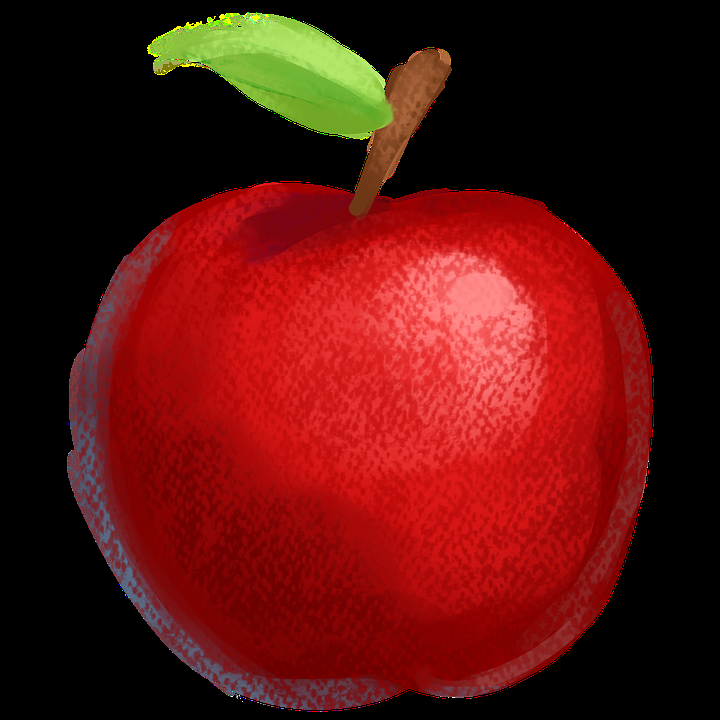
#> input picture Task_1_ML/cases/test/apple_79.jpg, 720 x 720 px; its folder holds only this picture in this run
$ jupyter execute Task_1.ipynb
#> lines starting #> are read from the running program, lines starting #| are printed output that depends on the picture; after the words box and inside, x2 and y2 are one past the last pixel; in counts of white or black regions, pixels touching at a corner belong together
#> in image_saver, image is the input picture: shape (720, 720, 3); mean B, G, R 14.7, 19, 89.7
## IMPORTING LIBRARIES

[cell 1]
import cv2
import os

## CREATED A FUNCTION FOR CHANGING BACKGROUND TO WHITE

[cell 2]
def wbg(image):
    white_bg=image.copy()
    white_bg[:,:]=255
#> white_bg: shape (720, 720, 3); every value is 255
    bw_img=cv2.cvtColor(image,cv2.COLOR_BGR2GRAY)
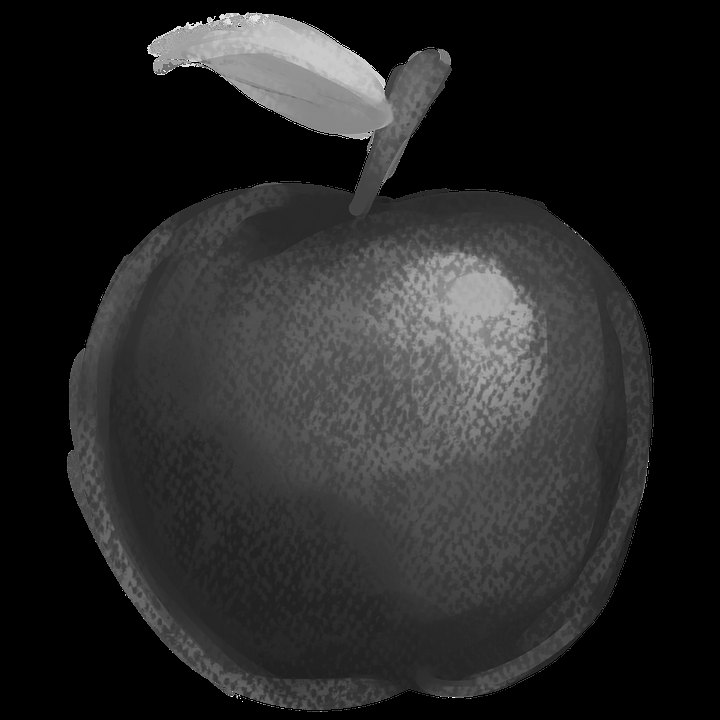
#> bw_img: shape (720, 720); min 0, max 255, mean 39.7
    ret,mask=cv2.threshold(bw_img,240,255,cv2.THRESH_BINARY_INV)
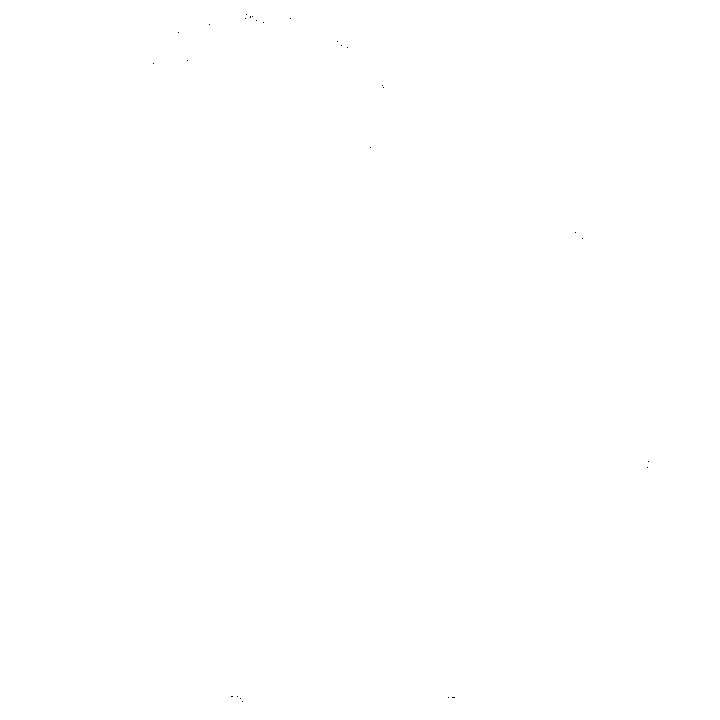
#> mask: shape (720, 720); 100% white; black in thin lines or dots, all inside (x1, y1, x2, y2) = (153, 14, 649, 702)
    mask_inv=cv2.bitwise_not(mask)
    obj_detect=cv2.bitwise_and(white_bg,white_bg,mask=mask_inv)
    obj_colored=cv2.bitwise_and(image,image,mask=mask)
    image=cv2.add(obj_detect,obj_colored)
    return image

## ADDED DIRECTORY_PATH

[cell 3]
dir_path='cases/test'

## CREATED A FUNCTION TO GET THE DESIRED OUTPUT IMAGE

[cell 4]
def image_saver(folder):
    images = []
    img_format=[]
    n=0
    os.makedirs('results/'+dir_path)
    for file in os.listdir(folder):
        if file[-3:]!='xml':
            n+=1
            image=cv2.imread(dir_path+'/'+file)
            image=wbg(image)
            image=cv2.cvtColor(image,cv2.COLOR_BGR2GRAY)
#> image: shape (720, 720)
            if image is not None:
                images.append(image)
                cv2.imwrite(f'results/{folder}/gray_{file}',image)
            if image.dtype not in img_format:
                img_format.append(image.dtype)
    return images,n,img_format

## CALLED THE FUNCTION

[cell 5]
images,n,img_format=image_saver(dir_path)
#> images = 1 item; n = 1; img_format = 1 item

[cell 6]
print(img_format,images,n)
#> (printed output is left out)

$ run again, on Task_1_ML/cases/test/apple_86.jpg
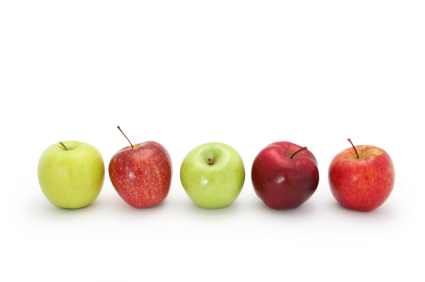
#> input picture Task_1_ML/cases/test/apple_86.jpg, 425 x 282 px
#> in image_saver, image is the input picture: shape (282, 425, 3); mean B, G, R 225.8, 233.2, 242.5
#> white_bg: shape (282, 425, 3); every value is 255
#> in wbg, `ret,mask=cv2.threshold(bw_img,240,255,cv2.THRESH_BINARY_INV)`:
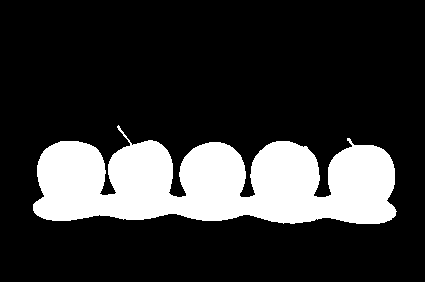
#> mask: shape (282, 425); 20.2% white; 1 white region, box (x1, y1, x2, y2) and area: (33, 125, 397, 224) 24150
#> in wbg, `obj_colored=cv2.bitwise_and(image,image,mask=mask)`:
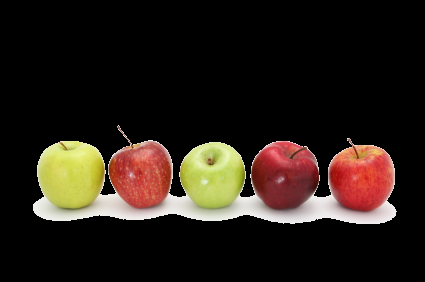
#> obj_colored: shape (282, 425, 3); mean B, G, R 22.6, 30, 39.3
#> images = 1 item; n = 1; img_format = 1 item
#> (printed output is left out)

$ run again, on Task_1_ML/cases/test/apple_91.jpg
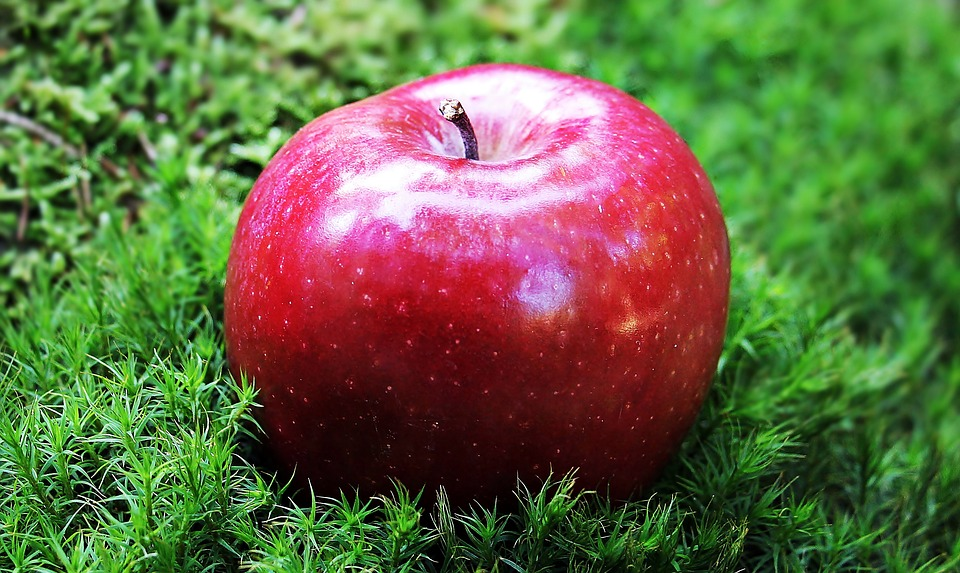
#> input picture Task_1_ML/cases/test/apple_91.jpg, 960 x 573 px
#> in image_saver, image is the input picture: shape (573, 960, 3); mean B, G, R 65.2, 105.3, 98.9
#> white_bg: shape (573, 960, 3); every value is 255
#> in wbg, `ret,mask=cv2.threshold(bw_img,240,255,cv2.THRESH_BINARY_INV)`:
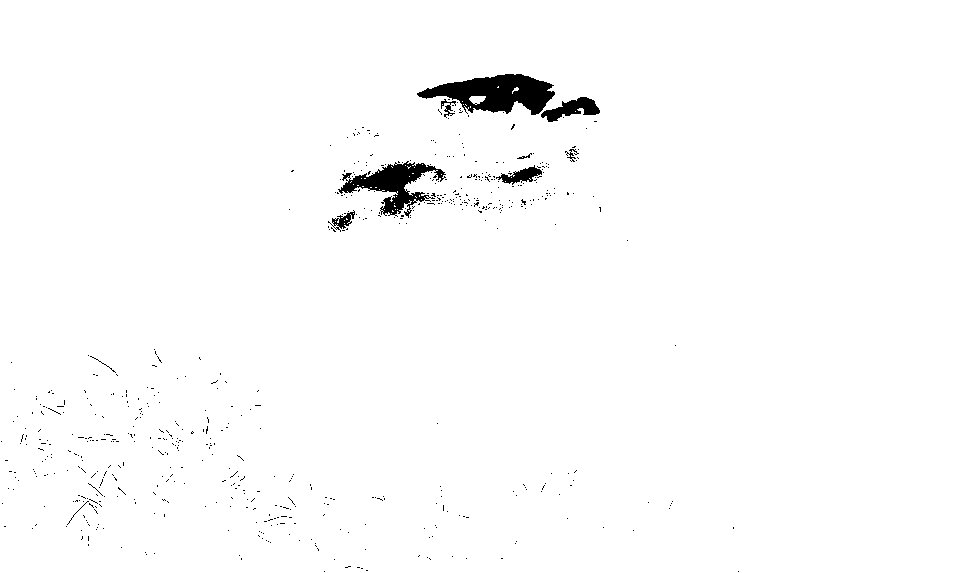
#> mask: shape (573, 960); 98.5% white; 605 black regions (595 under 20 px), largest, box (x1, y1, x2, y2) and area: (417, 74, 555, 115) 3229, (338, 161, 446, 218) 2249, (541, 97, 600, 122) 710
#> in wbg, `obj_colored=cv2.bitwise_and(image,image,mask=mask)`:
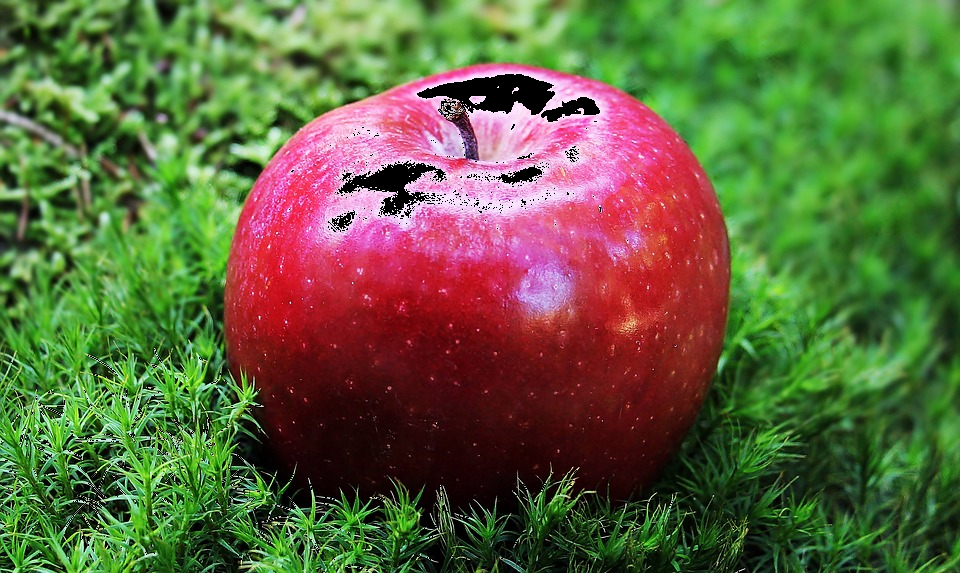
#> obj_colored: shape (573, 960, 3); mean B, G, R 61.4, 101.6, 95.1
#> images = 1 item; n = 1; img_format = 1 item
#> (printed output is left out)

$ run again, on Task_1_ML/cases/test/apple_80.jpg
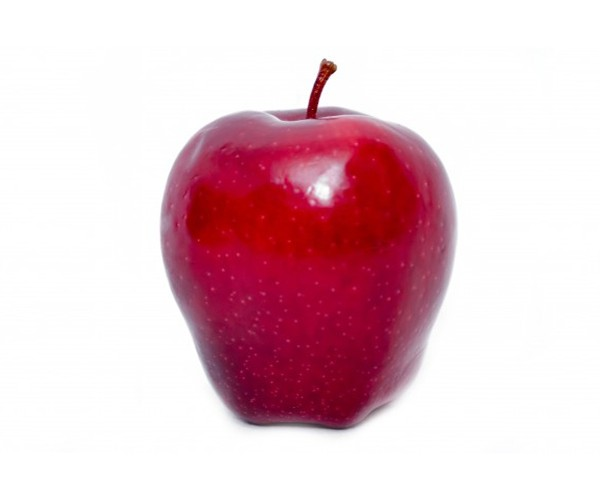
#> input picture Task_1_ML/cases/test/apple_80.jpg, 600 x 500 px
#> in image_saver, image is the input picture: shape (500, 600, 3); mean B, G, R 205.3, 197.6, 229.2
#> white_bg: shape (500, 600, 3); every value is 255
#> in wbg, `ret,mask=cv2.threshold(bw_img,240,255,cv2.THRESH_BINARY_INV)`:
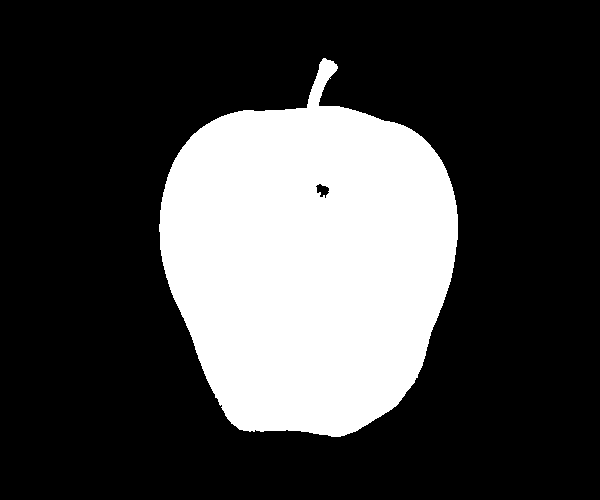
#> mask: shape (500, 600); 26.6% white; 1 white region, box (x1, y1, x2, y2) and area: (159, 58, 458, 437) 79829
#> in wbg, `obj_colored=cv2.bitwise_and(image,image,mask=mask)`:
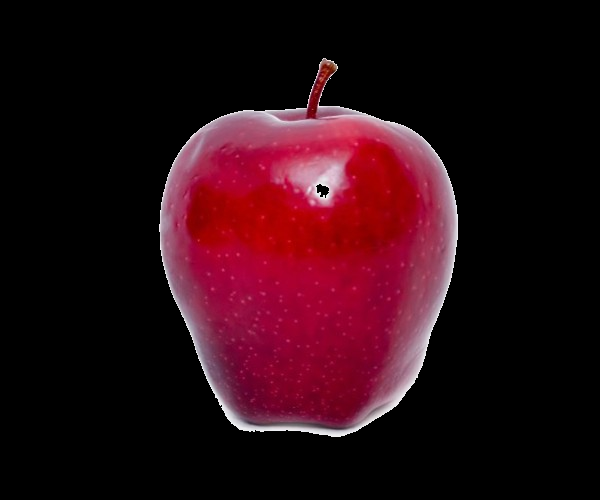
#> obj_colored: shape (500, 600, 3); mean B, G, R 18.6, 10.8, 42.4
#> images = 1 item; n = 1; img_format = 1 item
#> (printed output is left out)
